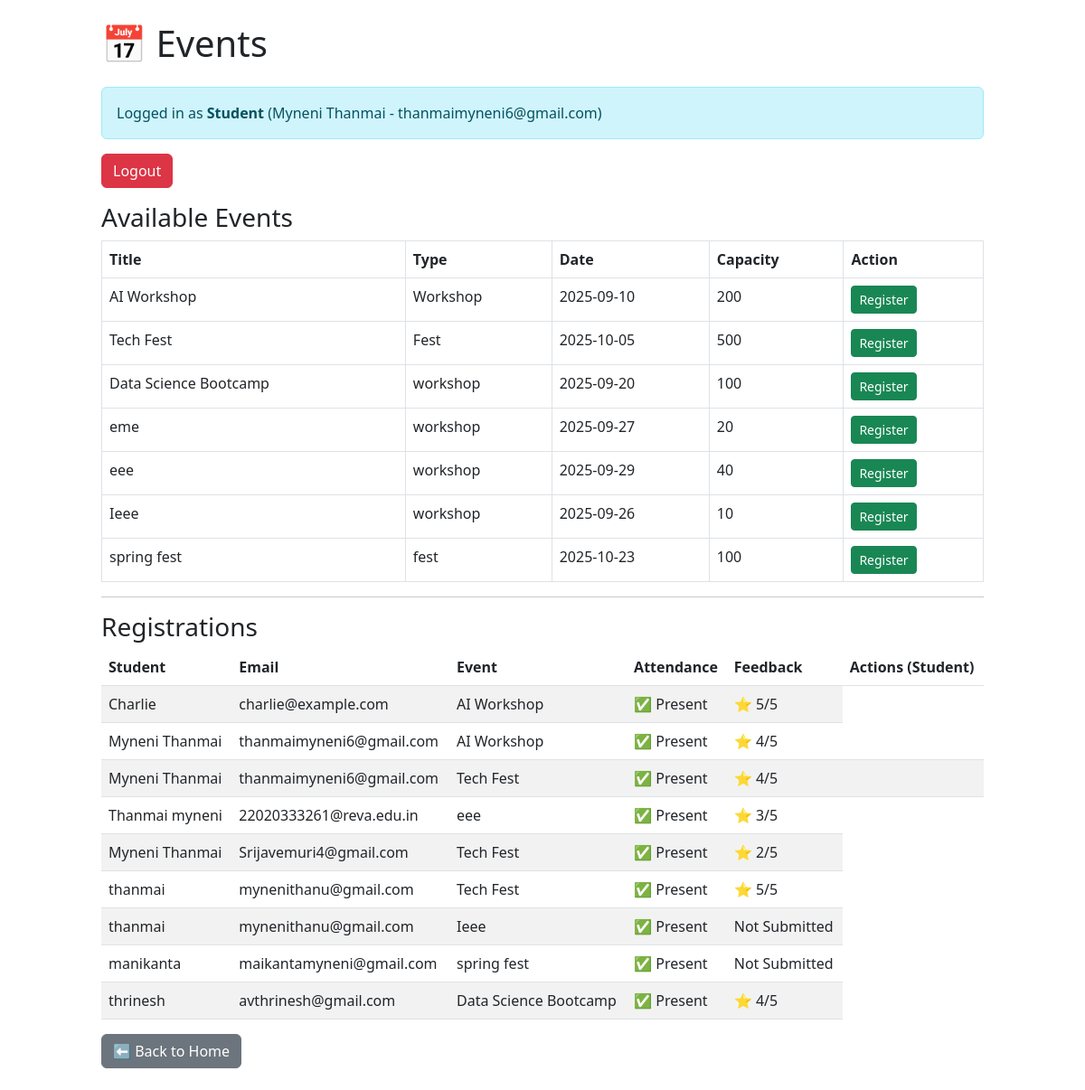
The page /events (signed in) on the database its author committed.
### app.py (models this page shows)
class Student(db.Model):
    id = db.Column(db.Integer, primary_key=True)
    name = db.Column(db.String, nullable=False)
    email = db.Column(db.String)

class Event(db.Model):
    id = db.Column(db.Integer, primary_key=True)
    title = db.Column(db.String, nullable=False)
    type = db.Column(db.String, default='Workshop')
    date = db.Column(db.String)
    capacity = db.Column(db.Integer, default=0)

### app.py (the view, shortened to what this page needs)
@app.route('/events', methods=['GET', 'POST'])
def events():
    events_list = Event.query.all()
    message = None
    registrations = Registration.query.all()
    reg_data = []
    for r in registrations:
        student = Student.query.get(r.student_id)
        event = Event.query.get(r.event_id)
        att = Attendance.query.filter_by(registration_id=r.id).first()
        fb = Feedback.query.filter_by(registration_id=r.id).first()
        reg_data.append({
            'reg_id': r.id,
            'student_name': student.name,
            'student_email': student.email,
            'event_title': event.title,
            'attendance': att.present if att else None,
            'feedback': fb.rating if fb else None
        })
    return render_template('events.html', events=events_list, reg_data=reg_data, message=message)

### templates/events.html (shortened to what this page needs)
<!doctype html>
<html lang="en">
<head>
  <link href="https://cdn.jsdelivr.net/npm/bootstrap@5.3.0/dist/css/bootstrap.min.css" rel="stylesheet">
</head>
<body class="p-4">
  <div class="container" style="max-width:1000px">
    <h1 class="mb-4">📅 Events</h1>
    {% if session.get('role') %}
      <div class="alert alert-info">
        Logged in as <b>{{ session.get('role')|capitalize }}</b>
        {% if session.get('role') == 'student' %}
          ({{ session.get('student_name') }} - {{ session.get('student_email') }})
        {% endif %}
      </div>
      <form action="{{ url_for('logout') }}" method="get" class="mb-3">
        <button type="submit" class="btn btn-danger">Logout</button>
      </form>
    {% else %}
      <form action="{{ url_for('login') }}" method="get" class="mb-3">
        <button type="submit" class="btn btn-primary">Login</button>
      </form>
    {% endif %}
    <h3>Available Events</h3>
    <table class="table table-bordered">
      <thead>
        <tr>
          <th>Title</th>
          <th>Type</th>
          <th>Date</th>
          <th>Capacity</th>
          {% if session.get('role') == 'student' %}
            <th>Action</th>
          {% endif %}
        </tr>
      </thead>
      <tbody>
        {% for e in events %}
          <tr>
            <td>{{ e.title }}</td>
            <td>{{ e.type }}</td>
            <td>{{ e.date }}</td>
            <td>{{ e.capacity }}</td>
            {% if session.get('role') == 'student' %}
              <td>
                <form method="post">
                  <button class="btn btn-sm btn-success">Register</button>
                </form>
              </td>
            {% endif %}
          </tr>
        {% endfor %}
      </tbody>
    </table>
    <hr>
    <h3>Registrations</h3>
    <table class="table table-striped">
      <thead>
        <tr>
          <th>Student</th>
          <th>Email</th>
          <th>Event</th>
          <th>Attendance</th>
          <th>Feedback</th>
          {% if session.get('role') == 'admin' %}
            <th>Actions (Admin)</th>
          {% elif session.get('role') == 'student' %}
            <th>Actions (Student)</th>
          {% endif %}
        </tr>
      </thead>
      <tbody>
        {% for r in reg_data %}
          <tr>
            <td>{{ r.student_name }}</td>
            <td>{{ r.student_email }}</td>
            <td>{{ r.event_title }}</td>
            <td>
              {% if r.attendance is none %}
                Not Marked
              {% elif r.attendance %}
                ✅ Present
              {% else %}
                ❌ Absent
              {% endif %}
            </td>
            <td>
              {% if r.feedback %}
                ⭐ {{ r.feedback }}/5
              {% else %}
                Not Submitted
              {% endif %}
            </td>
            {% if session.get('role') == 'student' and session.get('student_email') == r.student_email %}
              <td>
              </td>
            {% endif %}
          </tr>
        {% endfor %}
      </tbody>
    </table>
    <form action="{{ url_for('index') }}" method="get">
      <button type="submit" class="btn btn-secondary">⬅ Back to Home</button>
    </form>
  </div>
</body>
</html>

### rows shown on the page
Student: get "thanmaimyneni6@gmail.com", student_name "Myneni Thanmai" "Myneni Thanmai", student_email "thanmaimyneni6@gmail.com" "thanmaimyneni6@gmail.com"
Event: title "AI Workshop", type "Workshop", date "2025-09-10", capacity "200", event_title "AI Workshop" "AI Workshop"
Event: title "Tech Fest", type "Fest", date "2025-10-05", capacity "500", event_title "Tech Fest" "Tech Fest" "Tech Fest"
Event: title "Data Science Bootcamp", type "workshop", date "2025-09-20", capacity "100", event_title "Data Science Bootcamp"
Event: title "eme", type "workshop", date "2025-09-27", capacity "20"
Event: title "eee", type "workshop", date "2025-09-29", capacity "40", event_title "eee"
Event: title "Ieee", type "workshop", date "2025-09-26", capacity "10", event_title "Ieee"
Event: title "spring fest", type "fest", date "2025-10-23", capacity "100", event_title "spring fest"
Student: student_name "Charlie", student_email "charlie@example.com"
Student: student_name "Thanmai myneni", student_email "22020333261@reva.edu.in"
Student: student_name "Myneni Thanmai", student_email "Srijavemuri4@gmail.com"
Student: student_name "thanmai" "thanmai", student_email "mynenithanu@gmail.com" "mynenithanu@gmail.com"
Student: student_name "manikanta", student_email "maikantamyneni@gmail.com"
Student: student_name "thrinesh", student_email "avthrinesh@gmail.com"

### other values the page prints
{{ session.get('role')|capitalize }} "Student"
{{ session.get('student_name') }} "Myneni Thanmai"
{{ r.feedback }} "5" "4" "4" "3" "2" "5" "4"
